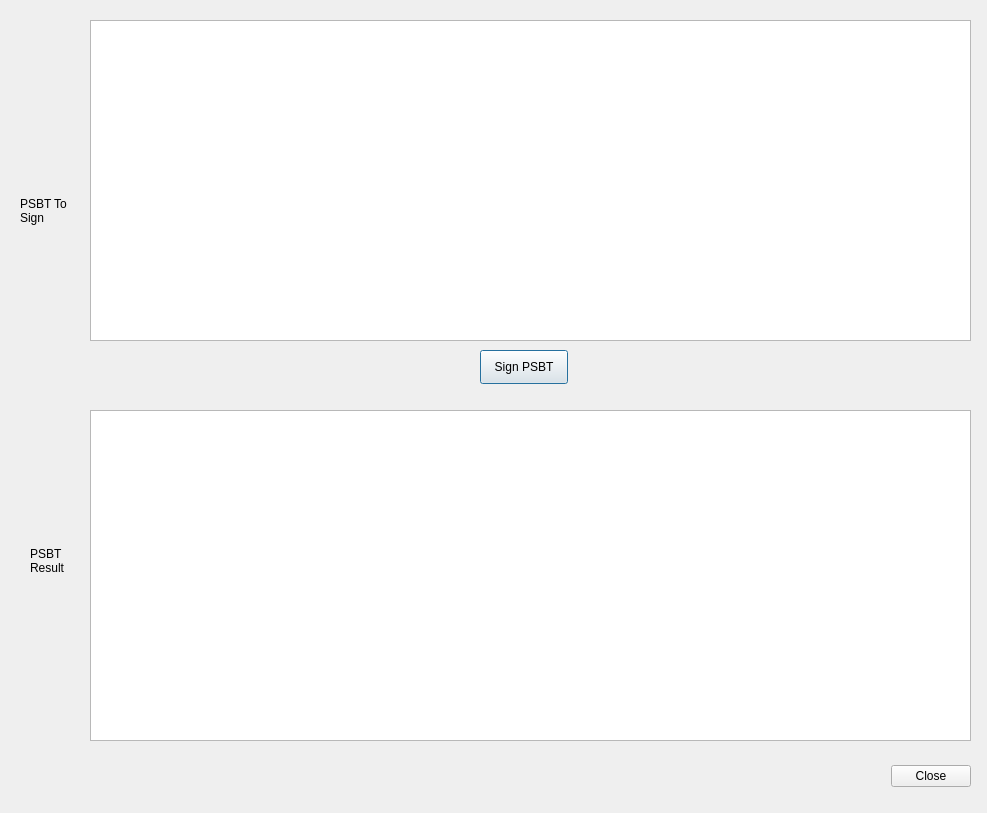
<?xml version="1.0" encoding="UTF-8"?>
<ui version="4.0">
 <class>SignPSBTDialog</class>
 <widget class="QDialog" name="SignPSBTDialog">
  <property name="geometry">
   <rect>
    <x>0</x>
    <y>0</y>
    <width>987</width>
    <height>813</height>
   </rect>
  </property>
  <property name="windowTitle">
   <string>Dialog</string>
  </property>
  <widget class="QDialogButtonBox" name="buttonBox">
   <property name="geometry">
    <rect>
     <x>630</x>
     <y>760</y>
     <width>341</width>
     <height>32</height>
    </rect>
   </property>
   <property name="orientation">
    <enum>Qt::Horizontal</enum>
   </property>
   <property name="standardButtons">
    <set>QDialogButtonBox::Close</set>
   </property>
  </widget>
  <widget class="QLabel" name="label">
   <property name="geometry">
    <rect>
     <x>20</x>
     <y>180</y>
     <width>58</width>
     <height>61</height>
    </rect>
   </property>
   <property name="text">
    <string>PSBT To Sign</string>
   </property>
   <property name="wordWrap">
    <bool>true</bool>
   </property>
  </widget>
  <widget class="QPlainTextEdit" name="psbt_in_textedit">
   <property name="geometry">
    <rect>
     <x>90</x>
     <y>20</y>
     <width>881</width>
     <height>321</height>
    </rect>
   </property>
  </widget>
  <widget class="QPlainTextEdit" name="psbt_out_textedit">
   <property name="geometry">
    <rect>
     <x>90</x>
     <y>410</y>
     <width>881</width>
     <height>331</height>
    </rect>
   </property>
   <property name="textInteractionFlags">
    <set>Qt::TextSelectableByKeyboard|Qt::TextSelectableByMouse</set>
   </property>
  </widget>
  <widget class="QLabel" name="label_2">
   <property name="geometry">
    <rect>
     <x>30</x>
     <y>530</y>
     <width>58</width>
     <height>61</height>
    </rect>
   </property>
   <property name="text">
    <string>PSBT Result</string>
   </property>
   <property name="wordWrap">
    <bool>true</bool>
   </property>
  </widget>
  <widget class="QPushButton" name="sign_psbt_button">
   <property name="geometry">
    <rect>
     <x>480</x>
     <y>350</y>
     <width>88</width>
     <height>34</height>
    </rect>
   </property>
   <property name="text">
    <string>Sign PSBT</string>
   </property>
   <property name="autoDefault">
    <bool>false</bool>
   </property>
   <property name="default">
    <bool>true</bool>
   </property>
  </widget>
 </widget>
 <resources/>
 <connections>
  <connection>
   <sender>buttonBox</sender>
   <signal>accepted()</signal>
   <receiver>SignPSBTDialog</receiver>
   <slot>accept()</slot>
   <hints>
    <hint type="sourcelabel">
     <x>248</x>
     <y>254</y>
    </hint>
    <hint type="destinationlabel">
     <x>157</x>
     <y>274</y>
    </hint>
   </hints>
  </connection>
  <connection>
   <sender>buttonBox</sender>
   <signal>rejected()</signal>
   <receiver>SignPSBTDialog</receiver>
   <slot>reject()</slot>
   <hints>
    <hint type="sourcelabel">
     <x>316</x>
     <y>260</y>
    </hint>
    <hint type="destinationlabel">
     <x>286</x>
     <y>274</y>
    </hint>
   </hints>
  </connection>
 </connections>
</ui>
